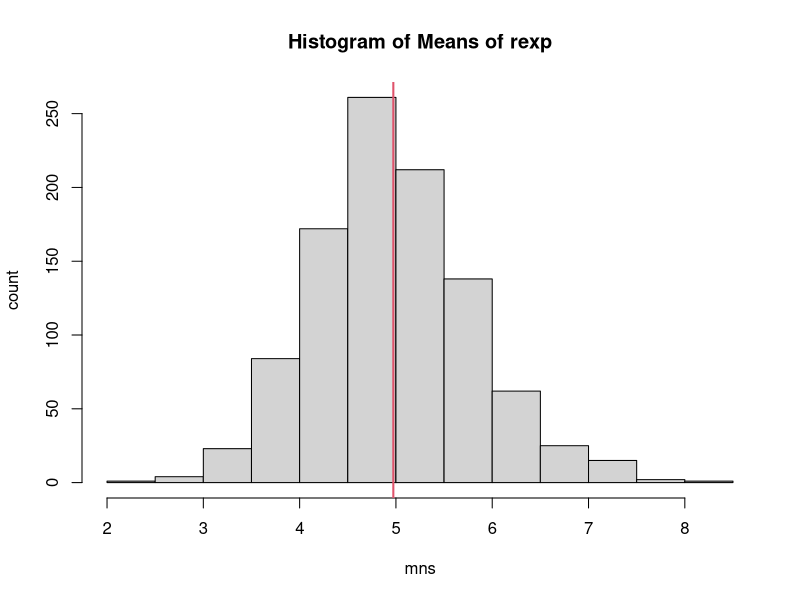
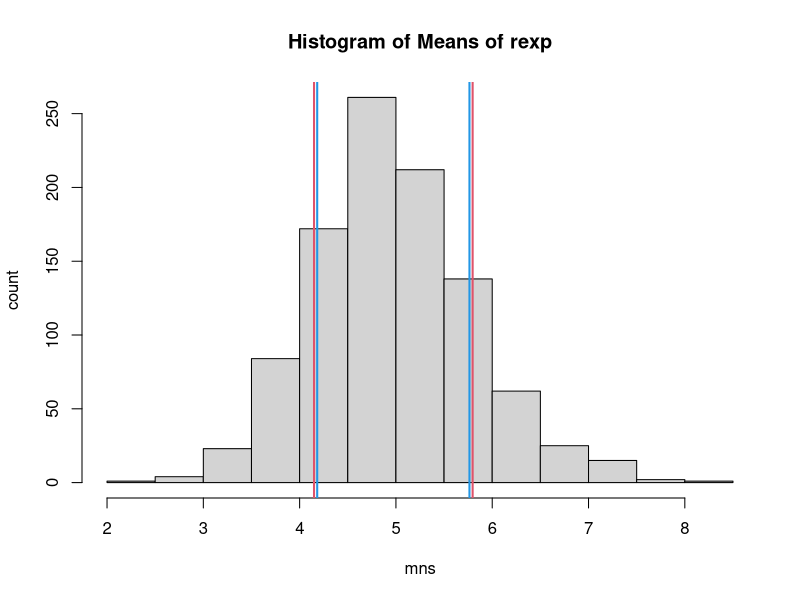
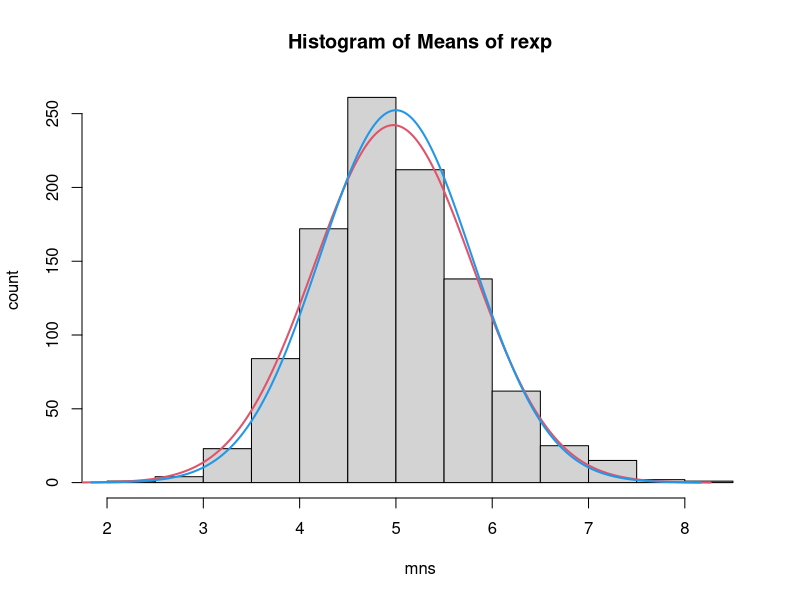

Here is the R script that generated these plots, in order:
## ---- chunk 1
## We first fix the value of lambda
lambda <- 0.2

## We create a Null vector called mns
mns <- c()

## For each i, we generate 40 data using exponential distribution with 
## given lambda and calculate the mean of these 40 data and append it 
## to the vector mns. We iterate it for 1000 times to generate a distribution.
for (i in 1:1000) mns <- c(mns, mean(rexp(40,lambda)))

## Let's first show the distribution and calculate the sample mean
hist(mns, xlab = "mns", ylab = "count", main = "Histogram of Means of rexp", breaks = 20)

## We add a verticle line to illustrate the sample mean
abline( v = mean(mns), col=2, lwd =2)
        
## The mean of the distribution gives the sample mean
samplemean <- mean(mns)
## ---- chunk 2
## The theoretical var can be obtained from the exponetial distribution
Tvar <- 1/(lambda^2)/40

## The sample var is
Svar <- var(mns)

## In order to compare Tvar and Svar using some plots, we can look at the 
## standard deviation of the sample mean distribution which is 
## basically the square root of the sample variance.
hist(mns, xlab = "mns", ylab = "count", main = "Histogram of Means of rexp", breaks = 20)
## illustrate the theoretical sample sd
abline( v = samplemean + sqrt(Tvar), col=4, lwd = 2) 
## the sample sd
abline( v = samplemean + sqrt(Svar), col=2, lwd = 2) 
## illustrate the theoretical sample sd
abline( v = samplemean - sqrt(Tvar), col=4, lwd = 2) 
## the sample sd
abline( v = samplemean - sqrt(Svar), col=2, lwd = 2) 
## ---- chunk 3
## Let's first replot the histogram
ht <- hist(mns, xlab = "mns", ylab = "count", main = "Histogram of Means of rexp", breaks = 20)

## The sample sd is as follows
Ssd <- sqrt(Svar)

## The theoretical sd is 
Tsd <- sqrt(Tvar)

## Nowe we generate the normal distribution data using sample mean and Ssd
## We first generate sequence of data between samplemean +- 4 Ssd which
## should cover >99% data 
xsample<- seq(samplemean - 4*Ssd, samplemean + 4*Ssd, length = 1000)

## generate the normal distribution
ysample <- dnorm(xsample, mean = samplemean, sd = Ssd)

## Rescale the y value
## Below ht$mids gives the mid points of the bars and diff(ht$mids[1:2]) 
## gives the difference between the first two mid points which should be 
## universal distance between nearby mid points
## We then multiply it by length(xsample) which tells that how many points 
## are contained withing each difference between mid points
ysample <- ysample*diff(ht$mids[1:2])*length(xsample)

## Now we generate the normal distribution data using theoretical mean and Tsd
## Note that theoretical mean is 1/lambda = 5
xtheo <- seq(1/lambda - 4 *Tsd, 1/lambda + 4 * Tsd, length = 1000)

## general the theoretical normal distribution
ytheo <- dnorm(xtheo, mean = 1/lambda, sd = Tsd)

## Rescale
ytheo <- ytheo*diff(ht$mids[1:2])*length(xtheo)

## Now we plot both normal distributions based on sample mean data and theoretical analysis
lines(xsample,ysample, col =2, lwd = 2) ## sample normal
lines(xtheo, ytheo, col = 4, lwd = 2) ## theoretical normal
